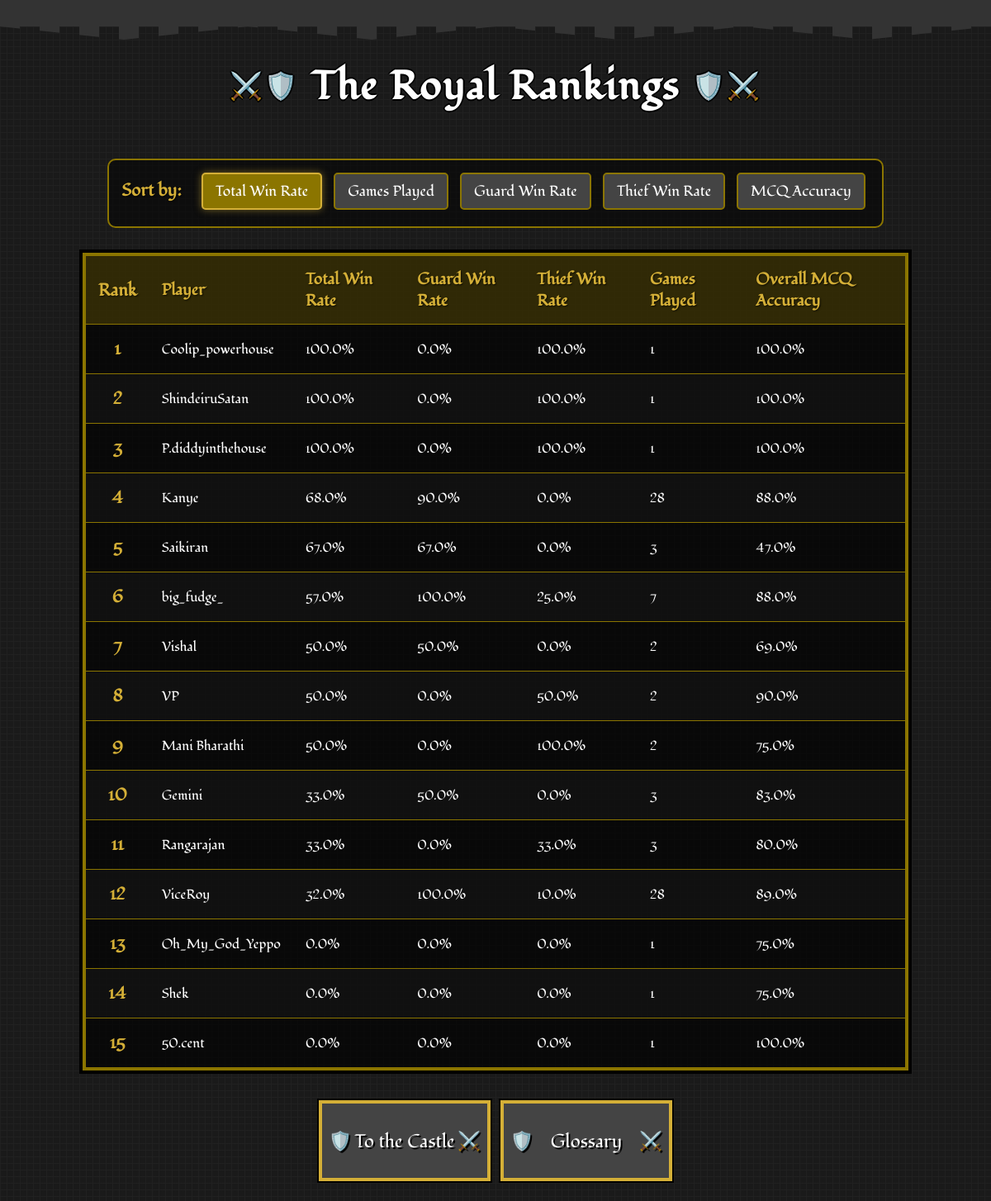
The page /leaderboard on the database as committed earlier.
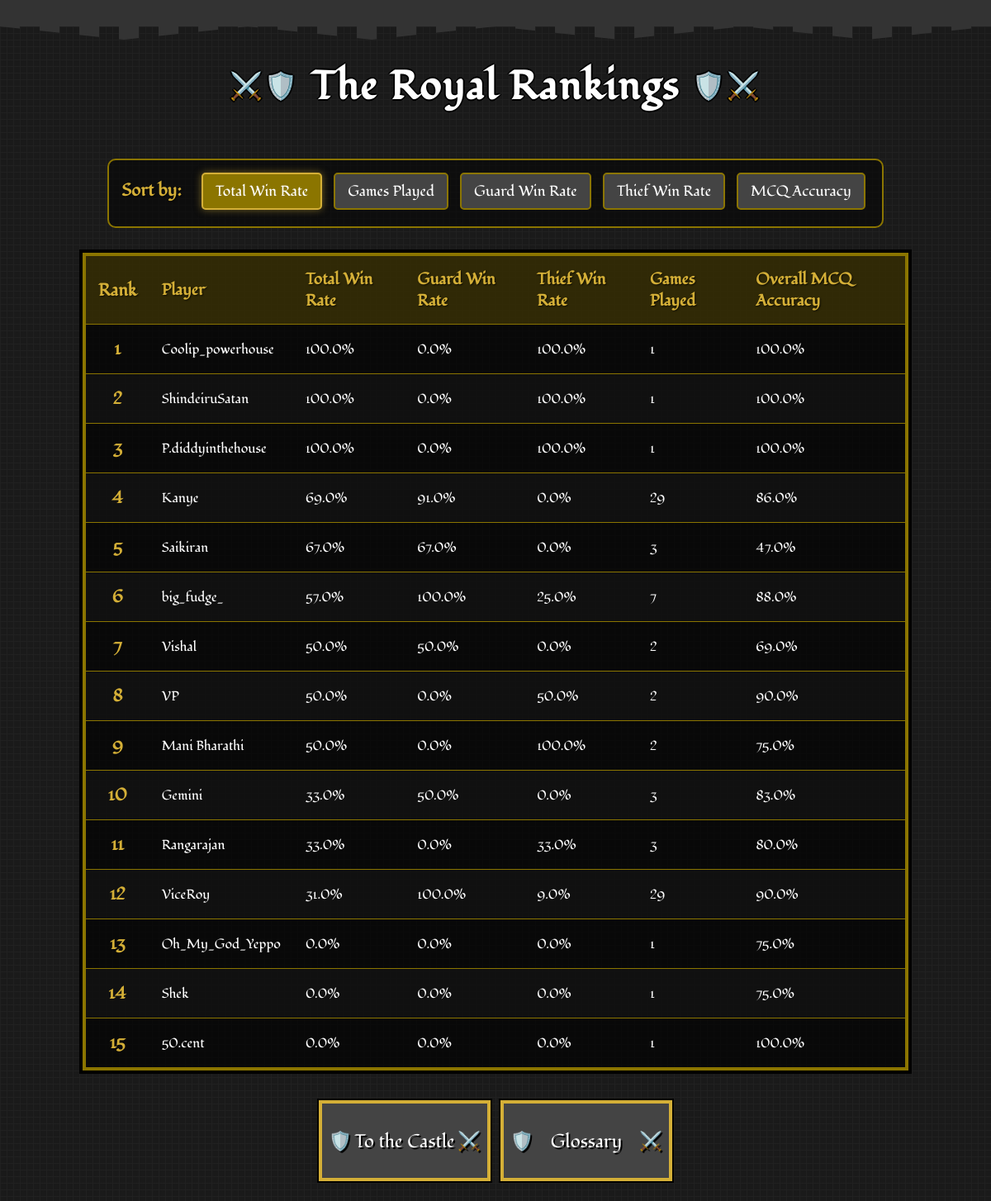
The same page on the database as committed later.
### app.py (models this page shows)
class PlayerStats(db.Model):
    id = db.Column(db.Integer, primary_key=True)
    user_id = db.Column(db.Integer, db.ForeignKey('user.id'), nullable=False)
    total_games_played = db.Column(db.Integer, default=0)
    games_played_as_guard = db.Column(db.Integer, default=0)
    games_played_as_thief = db.Column(db.Integer, default=0)
    total_games_won = db.Column(db.Integer, default=0)
    total_games_won_as_guard = db.Column(db.Integer, default=0)
    total_games_won_as_thief = db.Column(db.Integer, default=0)
    total_win_rate = db.Column(db.Float, default=0.0)
    win_rate_as_guard = db.Column(db.Float, default=0.0)
    win_rate_as_thief = db.Column(db.Float, default=0.0)
    total_answer_accuracy = db.Column(db.Float, default=0.0)
    total_questions_attempted = db.Column(db.Integer, default=0)
    total_right_answers = db.Column(db.Integer, default=0)
    game_right_answers = db.Column(db.Integer, default=0)
    game_total_questions = db.Column(db.Integer, default=0)
    answer_accuracy_in_last_game = db.Column(db.Float, default=0.0)

class User(db.Model):
    id = db.Column(db.Integer, primary_key=True)
    username = db.Column(db.String(40), unique=True, nullable=False)
    password_hash = db.Column(db.String(200), nullable=False)
    stats = db.relationship('PlayerStats', backref='user', uselist=False)

### app.py (the view)
@app.route('/leaderboard')
def leaderboard():
    sort_by = request.args.get('sort_by', 'total_win_rate')
    sort_options = {
        'games_played': PlayerStats.total_games_played,
        'total_win_rate': PlayerStats.total_win_rate,
        'win_rate_as_guard': PlayerStats.win_rate_as_guard,
        'win_rate_as_thief': PlayerStats.win_rate_as_thief,
        'mcq_accuracy': PlayerStats.total_answer_accuracy
    }
    sort_column = sort_options.get(sort_by, PlayerStats.total_win_rate)
    leaderboard_data = db.session.query(PlayerStats, User)\
        .join(User, PlayerStats.user_id == User.id)\
        .order_by(sort_column.desc())\
        .limit(20)\
        .all()
    return render_template('leaderboard.html',
                           leaderboard_data=leaderboard_data,
                           current_sort=sort_by)

### templates/leaderboard.html (shortened to what this page needs)
<!DOCTYPE html>
<html lang="en">
<head>
    <link rel="stylesheet" href="static/css/style.css">
    <link rel="stylesheet" href="static/css/leaderboard.css">
    <link rel="stylesheet" href="static/css/game-over.css">
</head>
<body>
    <div class="castle-top"></div>
    <h1>The Royal Rankings</h1>
    <div class="filters">
        <strong>Sort by:</strong>
        <a href="{{ url_for('leaderboard', sort_by='total_win_rate') }}"
           class="{{ 'active' if current_sort == 'total_win_rate' }}">Total Win Rate</a>
        <a href="{{ url_for('leaderboard', sort_by='games_played') }}"
           class="{{ 'active' if current_sort == 'games_played' }}">Games Played</a>
        <a href="{{ url_for('leaderboard', sort_by='win_rate_as_guard') }}"
           class="{{ 'active' if current_sort == 'win_rate_as_guard' }}">Guard Win Rate</a>
        <a href="{{ url_for('leaderboard', sort_by='win_rate_as_thief') }}"
           class="{{ 'active' if current_sort == 'win_rate_as_thief' }}">Thief Win Rate</a>
        <a href="{{ url_for('leaderboard', sort_by='mcq_accuracy') }}"
           class="{{ 'active' if current_sort == 'mcq_accuracy' }}">MCQ Accuracy</a>
    </div>
    <table>
        <thead>
            <tr>
                <th class="rank">Rank</th>
                <th>Player</th>
                <th>Total Win Rate</th>
                <th>Guard Win Rate</th>
                <th>Thief Win Rate</th>
                <th>Games Played</th>
                <th>Overall MCQ Accuracy</th>
            </tr>
        </thead>
        <tbody>
            {% for stats, user in leaderboard_data %}
            <tr>
                <td class="rank">{{ loop.index }}</td>
                <td>{{ user.username }}</td>
                <td>{{ stats.total_win_rate }}%</td>
                <td>{{ stats.win_rate_as_guard }}%</td>
                <td>{{ stats.win_rate_as_thief }}%</td>
                <td>{{ stats.total_games_played }}</td>
                <td>{{ stats.total_answer_accuracy }}%</td>
            </tr>
            {% else %}
            <tr>
                <td colspan="7" style="text-align: center;">No player data available yet.</td>
            </tr>
            {% endfor %}
        </tbody>
    </table>
    <div class="button-container">
        <a href="{{ url_for('home') }}"><button class="shield-btn game-over-btn">To the Castle</button></a>
        <a href="{{ url_for('glossary') }}"><button class="shield-btn game-over-btn">Glossary</button></a>
    </div>
</body>
</html>

### static/css/style.css (style rules this page uses)
body { font-family: "Fondamento", serif; background-color: #1a1a1a; background-image: linear-gradient(90deg, rgba(34,34,34,0.8) 1px, transparent 1px), linear-gradient(rgba(34,34,34,0.8) 1px, transparent 1px); background-size: 8px 8px; color: white; margin: 0; padding: 0; text-align: center; position: relative; min-height: 100vh; display: flex; flex-direction: column; justify-content: space-between; }
.castle-top { height: 32px; background-color: #333; position: relative; margin-bottom: 16px; image-rendering: pixelated; }
.castle-top::before { content: ""; position: absolute; top: 100%; left: 0; right: 0; height: 16px; background-image: repeating-linear-gradient(90deg, #333 0px, #333 24px, transparent 24px, transparent 48px); background-size: 48px 16px; clip-path: polygon( 0% 0%, 12.5% 100%, 25% 0%, 37.5% 100%, 50% 0%, 62.5% 100%, 75% 0%, 87.5% 100%, 100% 0% ); image-rendering: pixelated; }
h1 { font-family: "Fondamento", serif; text-align: center; font-size: 3rem; color: white; text-shadow: 2px 0 #000, -2px 0 #000, 0 2px #000, 0 -2px #000; margin: 24px 0; letter-spacing: 2px; position: relative; image-rendering: pixelated; }
h1::before { content: "⚔️🛡️"; font-size: 2rem; position: relative; top: -5px; margin: 0 15px; }
h1::after { content: "🛡️⚔️"; font-size: 2rem; position: relative; top: -5px; margin: 0 15px; }
button.shield-btn { font-family: "Fondamento", serif; background-color: #444; color: white; border: none; box-shadow: 0 0 0 4px #d4af37, 0 0 0 6px #000; padding: 14px 22px; margin: 10px; font-size: 1.4rem; cursor: pointer; position: relative; transition: all 0.2s steps(5); text-shadow: 2px 2px 0 #000; width: 200px; height: 90px; image-rendering: pixelated; }
button.shield-btn::before { content: "🛡️ "; position: absolute; left: 8px; top: 50%; transform: translateY(-50%); }

### static/css/leaderboard.css (style rules this page uses)
body { font-family: "Fondamento", serif; background-color: #1a1a1a; background-image: linear-gradient(90deg, rgba(34,34,34,0.8) 1px, transparent 1px), linear-gradient(rgba(34,34,34,0.8) 1px, transparent 1px); background-size: 8px 8px; color: white; margin: 0; padding: 0; text-align: center; }
h1 { font-family: "Fondamento", serif; text-align: center; font-size: 3rem; color: white; text-shadow: 2px 0 #000, -2px 0 #000, 0 2px #000, 0 -2px #000; margin: 24px 0; letter-spacing: 2px; }
.filters { text-align: center; margin: 30px auto; max-width: 1000px; background-color: rgba(0, 0, 0, 0.5); padding: 15px; border: 2px solid #8b7500; border-radius: 10px; }
.filters strong { color: #d4af37; font-size: 1.3rem; margin-right: 15px; text-shadow: 1px 1px 2px rgba(0, 0, 0, 0.7); }
.filters a { font-family: "Fondamento", serif; text-decoration: none; padding: 8px 15px; margin: 0 5px; border-radius: 5px; background-color: #444; color: white; border: 2px solid #8b7500; transition: all 0.2s; font-size: 1.1rem; display: inline-block; margin-bottom: 5px; }
.filters a.active { background-color: #8b7500; color: white; border-color: #d4af37; box-shadow: 0 0 10px rgba(212, 175, 55, 0.5); }
table { width: 100%; max-width: 1000px; margin: 0 auto; border-collapse: collapse; background-color: rgba(0, 0, 0, 0.7); border: 4px solid #8b7500; box-shadow: 0 0 0 4px #000; }
th, td { padding: 15px; text-align: left; border-bottom: 1px solid #8b7500; }
thead th { background-color: rgba(139, 117, 0, 0.3); color: #d4af37; font-weight: bold; text-shadow: 1px 1px 2px rgba(0, 0, 0, 0.7); font-size: 1.2rem; }
tbody tr:nth-child(even) { background-color: rgba(34, 34, 34, 0.3); }
.rank { font-weight: bold; text-align: center; color: #d4af37; font-size: 1.3rem; }
.button-container { display: flex; justify-content: center; margin: 30px auto; }
.shield-btn { font-family: "Fondamento", serif; background-color: #444; color: white; border: none; box-shadow: 0 0 0 4px #d4af37, 0 0 0 6px #000; padding: 14px 22px; margin: 10px; font-size: 1.4rem; cursor: pointer; position: relative; transition: all 0.2s steps(5); text-shadow: 2px 2px 0 #000; }

### static/css/game-over.css (style rules this page uses)
button.game-over-btn::after { content: "⚔️"; position: absolute; right: 8px; top: 50%; transform: translateY(-50%); }

Rows that differ between the two databases and show on the page:
changed PlayerStats "Kanye": total_win_rate "68.0" → "69.0"; win_rate_as_guard "90.0" → "91.0"; total_games_played "28" → "29"; total_answer_accuracy "88.0" → "86.0"
changed PlayerStats "ViceRoy": total_win_rate "32.0" → "31.0"; win_rate_as_thief "10.0" → "9.0"; total_games_played "28" → "29"; total_answer_accuracy "89.0" → "90.0"
